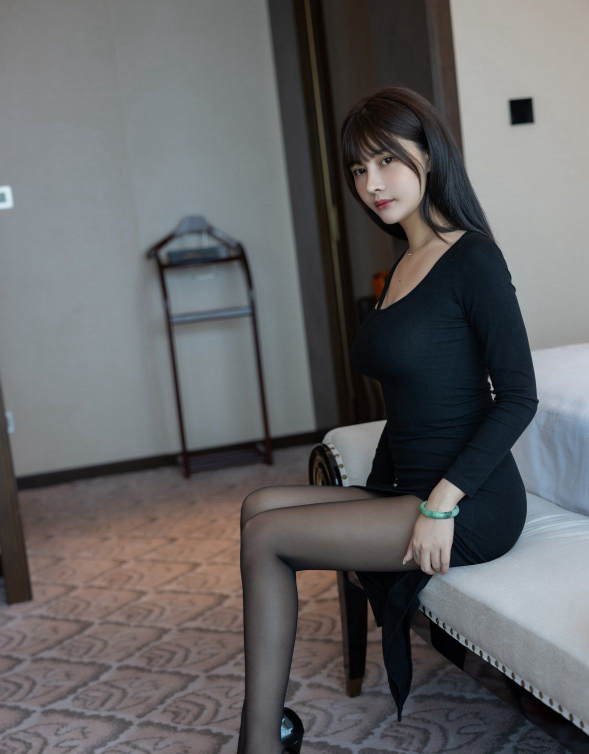
#> input picture picture_material/beauty_leg2.jpg, 1178 x 1507 px, found by its file name (shown at 1/2 size)
$ python 5.exercise.py
#> lines starting #> are read from the running program, lines starting #| are printed output that depends on the picture
#编写程序，使用不同的卷积核对带有高斯噪声的图像进行均值滤波，方框滤波和高斯滤波，观察其效果
import cv2
from skimage import util
import numpy as np
import matplotlib.pyplot as plt
from PIL import Image

img = cv2.imread("picture_material/beauty_leg2.jpg")
#> img is the input picture: shape (1507, 1178, 3); mean B, G, R 101.2, 99.8, 100.1
img = np.array(img)

noise_gs_img = util.random_noise(img, mode = 'gaussian')                #高斯噪声
img_mean3 = cv2.blur(noise_gs_img, (3, 3))
img_mean7 = cv2.blur(noise_gs_img, (7, 7))
img_mean15 = cv2.blur(noise_gs_img, (15, 15))
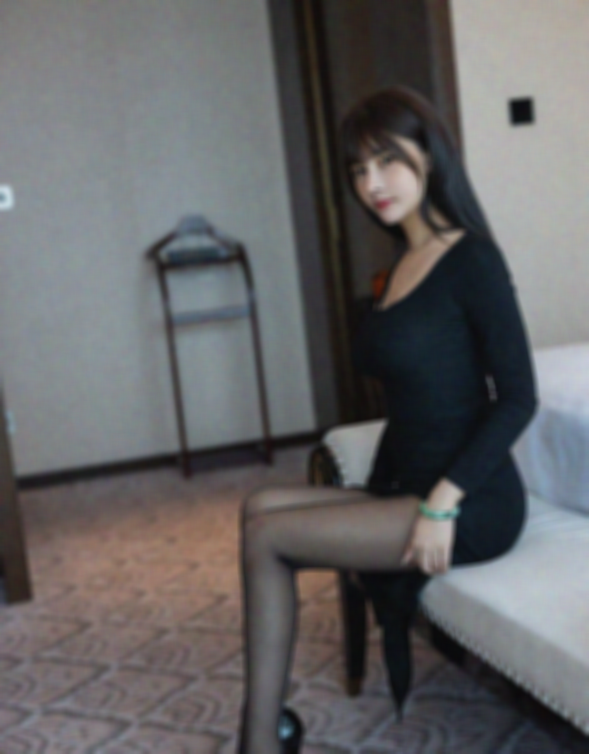
#> img_mean15: shape (1507, 1178, 3) float64 (shown at 1/2 size); mean B, G, R 0.399, 0.394, 0.396

img_box1 = cv2.boxFilter(noise_gs_img, -1, (3, 3), normalize = 1)        #无归一化处理
img_box2 = cv2.boxFilter(noise_gs_img, -1, (2, 2), normalize = 0)        #有归一化处理

img_gauss3 = cv2.GaussianBlur(img, (3, 3), 0, 0)                         #卷积核3 x 3
img_gauss7 = cv2.GaussianBlur(img, (7, 7), 0, 0)                         #卷积核7 x 7
img_gauss15 = cv2.GaussianBlur(img, (15, 15), 0, 0)                      #卷积核15 x 15

plt.figure("filtering1")
plt.subplot(331), plt.imshow(img)
plt.axis('off'), plt.title("gauss_noise")
plt.subplot(332), plt.imshow(img_box1)
plt.axis('off'), plt.title("box_none")
plt.subplot(333), plt.imshow(img_box2)
plt.axis('off'), plt.title("box")
plt.subplot(334), plt.imshow(img_mean3)
plt.axis('off'), plt.title("mean 3*3")
plt.subplot(335), plt.imshow(img_mean7)
plt.axis('off'), plt.title("mean 7*7")
plt.subplot(336), plt.imshow(img_mean15)
plt.axis('off'), plt.title("mean 15*15")
plt.subplot(337), plt.imshow(img_gauss3)
plt.axis('off'), plt.title("gauss 3*3")
plt.subplot(338), plt.imshow(img_gauss7)
plt.axis('off'), plt.title("gauss 7*7")
plt.subplot(339), plt.imshow(img_gauss15)
plt.axis('off'), plt.title("gauss 15*15")
plt.show()
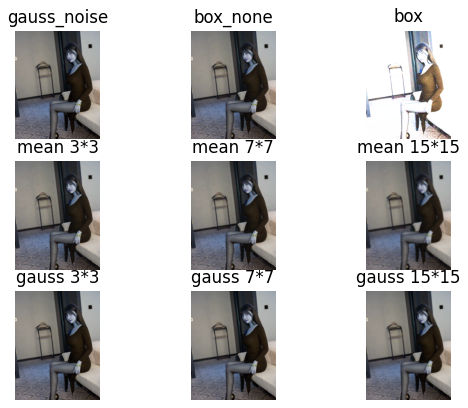
#> figure drawn by matplotlib, 9 panels; B, G, R data is drawn as R, G, B

#编写程序，使用不同的卷积核对带有椒盐噪声，高斯噪声的图像进行中值滤波和双边滤波，观察其效果
img = cv2.imread("picture_material/beauty_leg3.jpg")
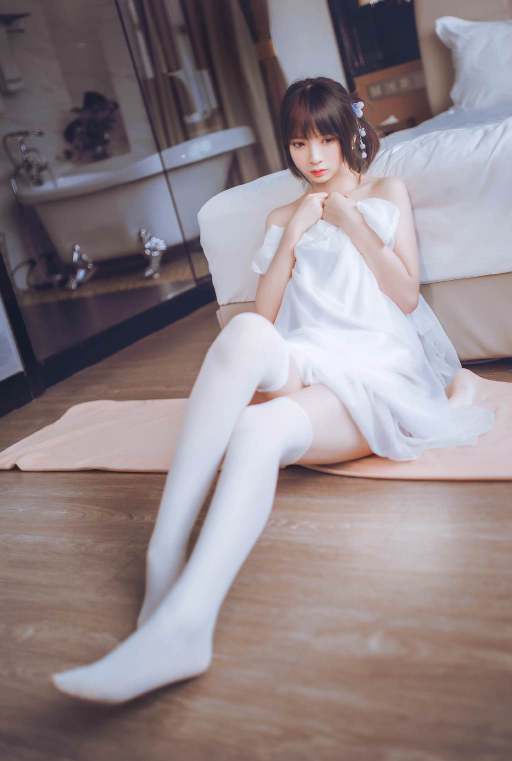
#> input picture picture_material/beauty_leg3.jpg, 1024 x 1522 px, found by its file name (shown at 1/2 size)
#> img is the input picture: shape (1522, 1024, 3); mean B, G, R 137.4, 133.4, 145.1
img = cv2.resize(img, (int(img.shape[1]/2), int(img.shape[0]/2)), interpolation=cv2.INTER_AREA)
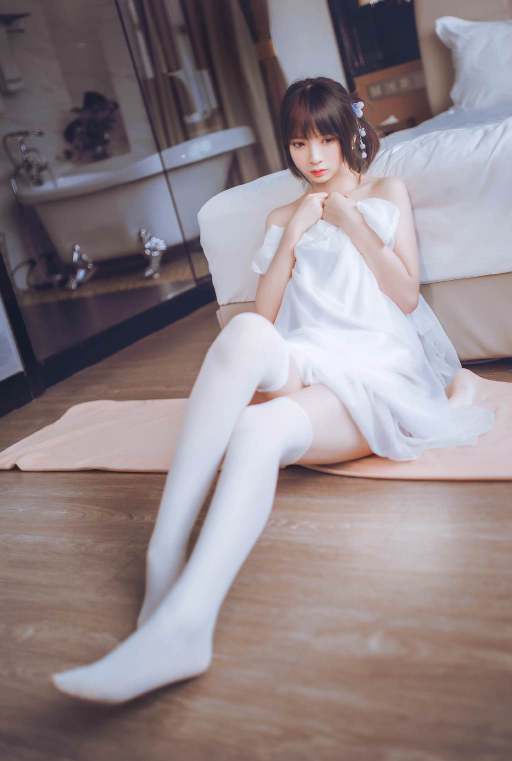
#> img: shape (761, 512, 3); mean B, G, R 137.5, 133.5, 145.2
img = cv2.cvtColor(img, cv2.COLOR_BGR2GRAY)
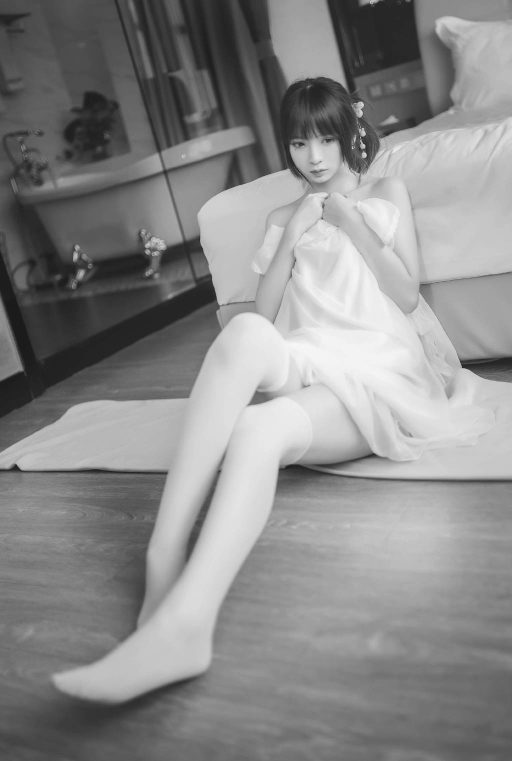
#> img: shape (761, 512); min 24, max 247, mean 137.5
img = np.array(img)

noise_gs_img = util.random_noise(img, mode = 'gaussian')                #高斯噪声
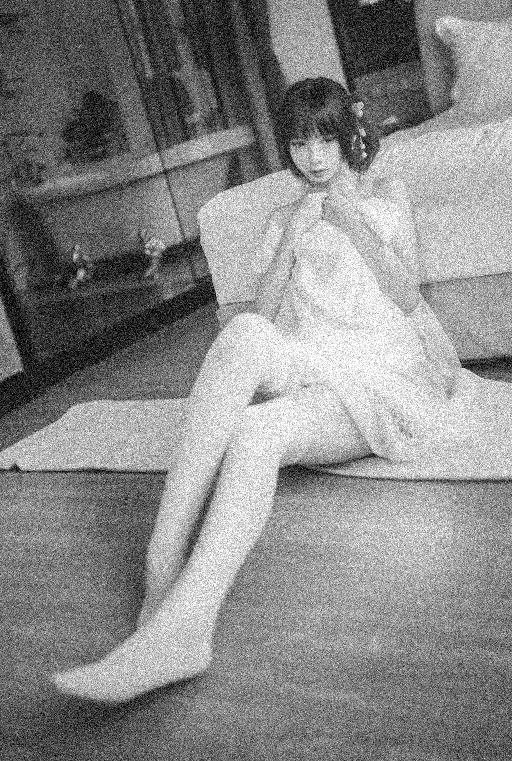
#> noise_gs_img: shape (761, 512) float64; min 0, max 1, mean 0.538
noise_sp_img = util.random_noise(img, mode = 's&p')                     #椒盐噪声
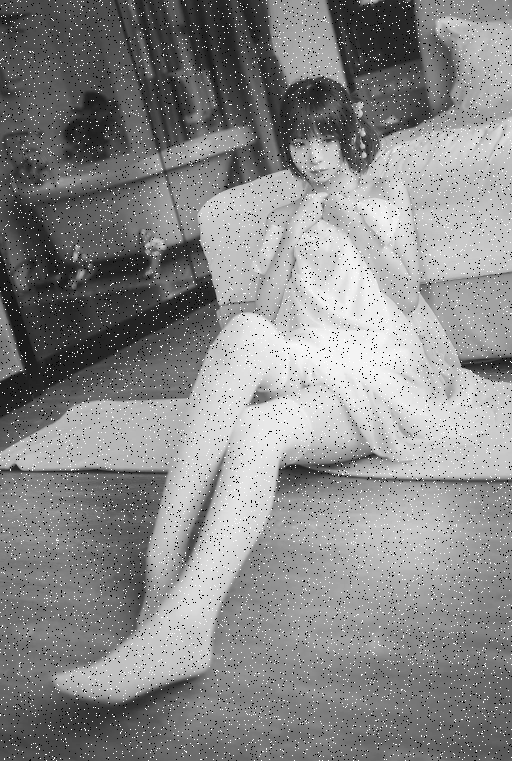
#> noise_sp_img: shape (761, 512) float64; min 0, max 1, mean 0.537

#> (the run stopped early here; a loop or call above may not have finished)
